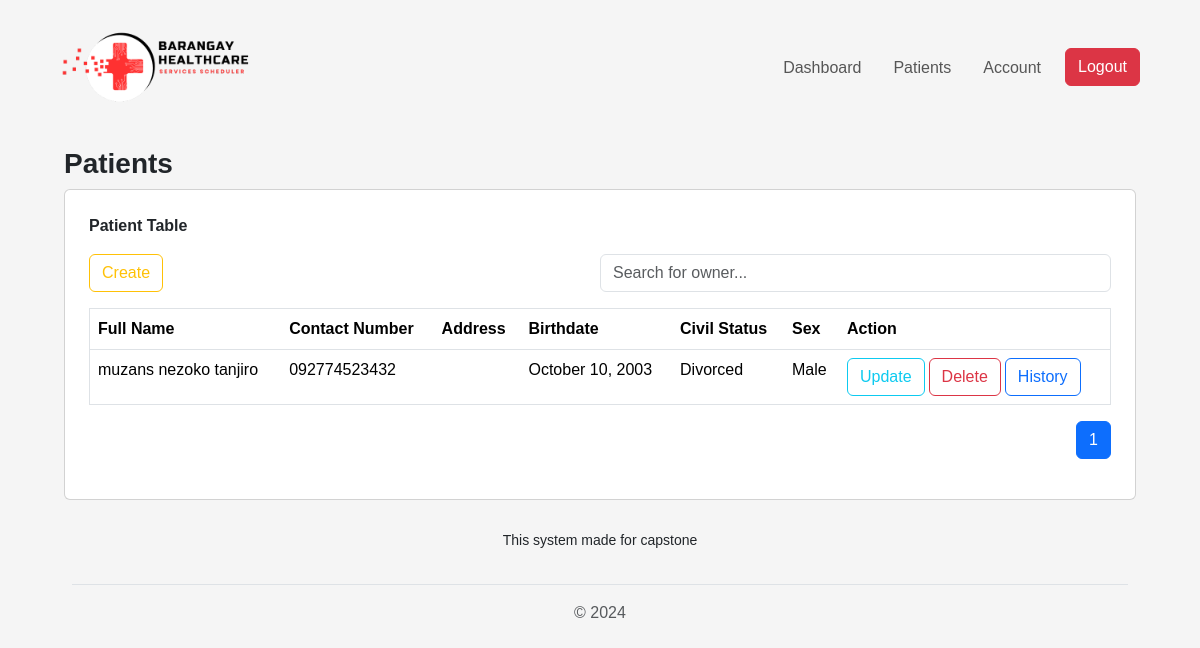
Before: /view/pages/patient/patient.php (signed in) with the older database file.
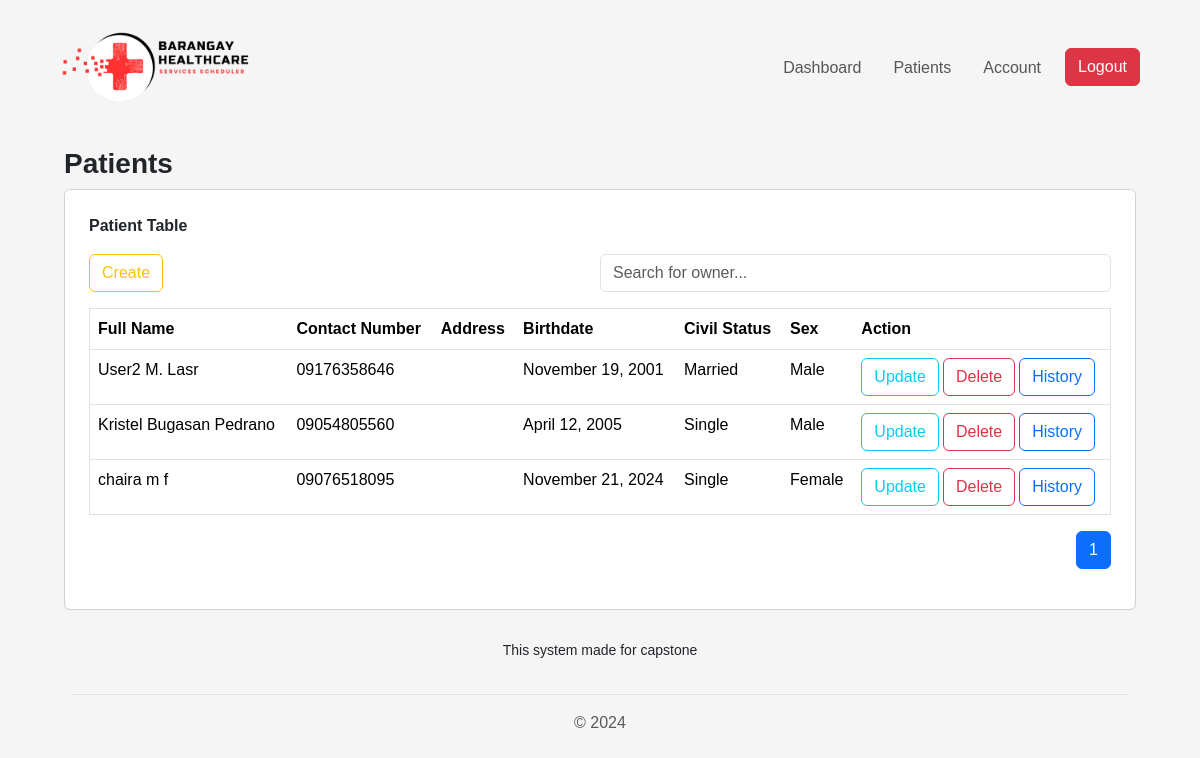
After: the same page with the newer database file.
### tables this page shows
CREATE TABLE `tbl_patient_info` (
  `id` int(11) NOT NULL,
  `patient_id` varchar(255) NOT NULL,
  `fname` varchar(255) NOT NULL,
  `mname` varchar(255) NOT NULL,
  `lname` varchar(255) NOT NULL,
  `birthdate` varchar(255) NOT NULL,
  `age` varchar(255) NOT NULL,
  `address` varchar(255) NOT NULL,
  `phone_number` varchar(255) NOT NULL,
  `civil_status` varchar(255) NOT NULL,
  `sex` varchar(255) NOT NULL
);

### connection/connection.php (called while the page is built, shortened)
<?php
class config {
    public function __construct(){
        $dsn = "mysql:host=".H.";dbname=".DB;
        $username = U;
        $password = P;
        try {
            $this->pdo = new PDO($dsn, $username, $password);
        } catch (PDOException $e) {
            die("Connection failed: " . $e->getMessage());
        }
    }
}
?>

### controller/PatientController.php (called while the page is built, shortened)
<?php
require_once('../../../services/PatientServices.php');
$patientServices = new PatientServices();
$patients = $patientServices->getAllPatient();
?>

### services/PatientServices.php (called while the page is built, shortened)
<?php
require_once("../../../connection/connection.php");
class PatientServices extends config {
    public function getAllPatient() {
        try {
            $query = "SELECT `id`, `patient_id`,CONCAT(`fname`, ' ', `mname`, ' ', `lname`) AS full_name,  `birthdate`, `purok`, `phone_number`, `civil_status`, `sex`, `religion`,`occupation`, `guardian`  FROM `tbl_patient_info` WHERE 1";
            $stmt = $this->pdo->prepare($query);
            $stmt->execute();
            return $stmt->fetchAll(PDO::FETCH_ASSOC);
        } catch (PDOException $e) {
            echo "Error: " . $e->getMessage();
        }
    }
}
?>

### view/pages/patient/patient.php (the view, shortened to what this page needs)
<?php
  include_once('../../components/header.php');
  include_once('../../../controller/PatientController.php');
?>
<div class="p-3">
<h3><strong>Patients</strong></h3>
<div class="card p-4">
        <p><strong>Patient Table</strong> </p>
        <div class="mb-3 d-flex justify-content-between">
            <a type="button" class="btn btn-outline-warning" href="create.php">Create</a>
            <input type="text" id="searchInput" class="form-control w-50" placeholder="Search for owner...">
        </div>
        <div class="table-responsive">
            <table border="1" class="table" id="nurseryOwnersTable">
                <thead>
                    <tr>
                        <th>Full Name</th>
                        <th>Contact Number</th>
                        <th>Address</th>
                        <th>Birthdate</th>
                        <th>Civil Status</th>
                        <th>Sex</th>
                        <th>Action</th>
                    </tr>
                </thead>
                <tbody id="tableBody">
                    <?php if (!empty($patients)): ?>
                        <?php foreach ($patients as $patient): ?>
                            <tr>
                                <td><?php echo htmlspecialchars($patient['full_name']); ?></td>
                                <td><?php echo htmlspecialchars($patient['phone_number']); ?></td>
                                <td><?php echo htmlspecialchars($patient['purok']); ?></td>
                                <td>
                                  <?php
                                      $birthdate = new DateTime($patient['birthdate']);
                                      echo $birthdate->format('F j, Y');
                                  ?>
                              </td>
                                <td><?php echo htmlspecialchars($patient['civil_status']); ?></td>
                                <td><?php echo htmlspecialchars($patient['sex']); ?></td>
                                <td>
                                    <div class="d-flex justify-content-start">
                                        <a class="btn btn-outline-info" href="update.php?PatientID=<?php echo htmlspecialchars($patient['patient_id']); ?>">Update</a>
                                        <button class="btn btn-outline-danger mx-1" data-id="<?php echo htmlspecialchars($patient['patient_id']); ?>" onclick="setDeleteId(this)">Delete</button>
                                        <a class="btn btn-outline-primary" href="patient_history.php?PatientID=<?php echo htmlspecialchars($patient['patient_id']); ?>">History</a>
                                    </div>
                                </td>
                            </tr>
                        <?php endforeach; ?>
                    <?php else: ?>
                        <tr>
                            <td colspan="8" class="text-center">No records found.</td>
                        </tr>
                    <?php endif; ?>
                </tbody>
            </table>
        </div>
        <div class="d-flex justify-content-end">
            <nav>
                <ul class="pagination justify-content-center" id="pagination">
                </ul>
            </nav>
        </div>
    </div>
<?php include_once('../../components/footer.php'); ?>

Changed rows visible on the page:
removed tbl_patient_info: full_name "muzans nezoko tanjiro", phone_number "092774523432", birthdate "October 10, 2003", civil_status "Divorced", sex "Male"
added tbl_patient_info: full_name "User2 M. Lasr", phone_number "09176358646", birthdate "November 19, 2001", civil_status "Married", sex "Male"
added tbl_patient_info: full_name "Kristel Bugasan Pedrano", phone_number "09054805560", birthdate "April 12, 2005", civil_status "Single", sex "Male"
added tbl_patient_info: full_name "chaira m f", phone_number "09076518095", birthdate "November 21, 2024", civil_status "Single", sex "Female"
